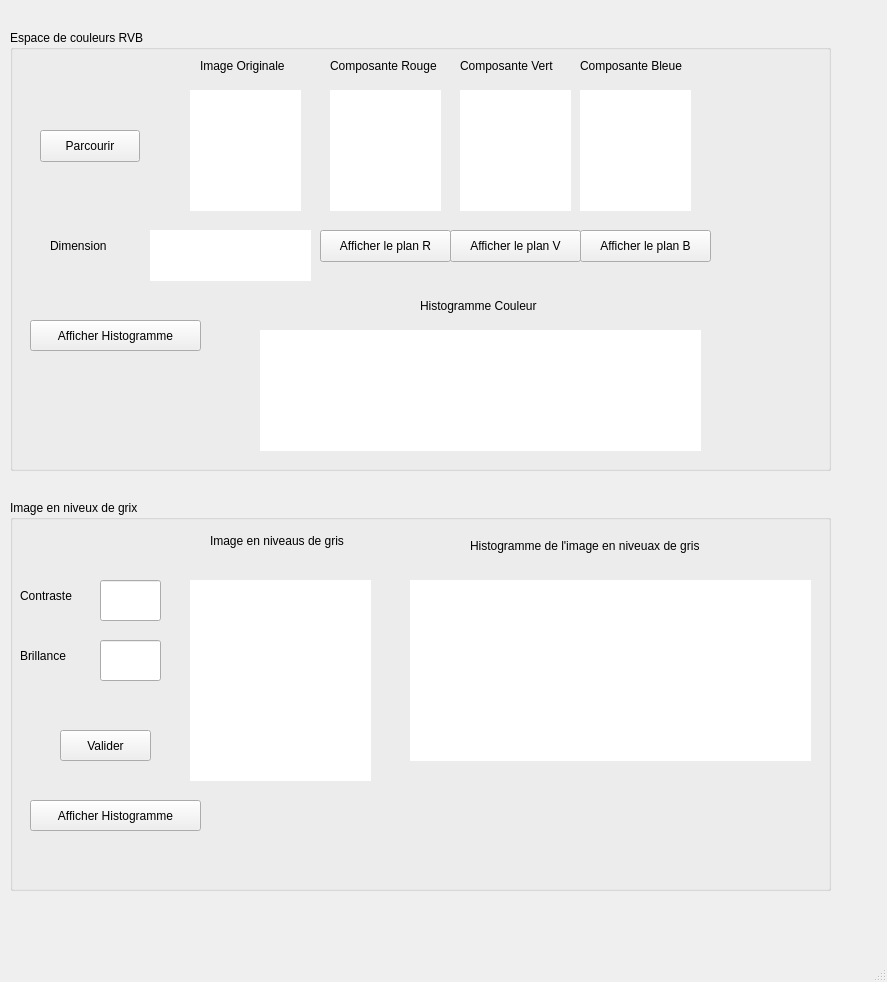
<?xml version="1.0" encoding="UTF-8"?>
<ui version="4.0">
 <class>MainWindow</class>
 <widget class="QMainWindow" name="MainWindow">
  <property name="geometry">
   <rect>
    <x>0</x>
    <y>0</y>
    <width>887</width>
    <height>982</height>
   </rect>
  </property>
  <property name="windowTitle">
   <string>MainWindow</string>
  </property>
  <widget class="QWidget" name="centralwidget">
   <widget class="QGroupBox" name="groupBox">
    <property name="geometry">
     <rect>
      <x>10</x>
      <y>30</y>
      <width>821</width>
      <height>441</height>
     </rect>
    </property>
    <property name="title">
     <string>Espace de couleurs RVB</string>
    </property>
    <widget class="QPushButton" name="Browse">
     <property name="geometry">
      <rect>
       <x>30</x>
       <y>100</y>
       <width>100</width>
       <height>32</height>
      </rect>
     </property>
     <property name="text">
      <string>Parcourir</string>
     </property>
    </widget>
    <widget class="QLabel" name="OriginalImg">
     <property name="geometry">
      <rect>
       <x>180</x>
       <y>60</y>
       <width>111</width>
       <height>121</height>
      </rect>
     </property>
     <property name="styleSheet">
      <string notr="true">background-color: white;</string>
     </property>
     <property name="text">
      <string/>
     </property>
    </widget>
    <widget class="QLabel" name="label_4">
     <property name="geometry">
      <rect>
       <x>40</x>
       <y>200</y>
       <width>81</width>
       <height>31</height>
      </rect>
     </property>
     <property name="text">
      <string>Dimension</string>
     </property>
    </widget>
    <widget class="QLabel" name="RedChannel">
     <property name="geometry">
      <rect>
       <x>320</x>
       <y>60</y>
       <width>111</width>
       <height>121</height>
      </rect>
     </property>
     <property name="styleSheet">
      <string notr="true">background-color: white;</string>
     </property>
     <property name="text">
      <string/>
     </property>
    </widget>
    <widget class="QLabel" name="label_5">
     <property name="geometry">
      <rect>
       <x>190</x>
       <y>20</y>
       <width>101</width>
       <height>31</height>
      </rect>
     </property>
     <property name="text">
      <string>Image Originale</string>
     </property>
    </widget>
    <widget class="QLabel" name="label_6">
     <property name="geometry">
      <rect>
       <x>320</x>
       <y>20</y>
       <width>121</width>
       <height>31</height>
      </rect>
     </property>
     <property name="text">
      <string>Composante Rouge</string>
     </property>
    </widget>
    <widget class="QLabel" name="GreenChannel">
     <property name="geometry">
      <rect>
       <x>450</x>
       <y>60</y>
       <width>111</width>
       <height>121</height>
      </rect>
     </property>
     <property name="styleSheet">
      <string notr="true">background-color: white;</string>
     </property>
     <property name="text">
      <string/>
     </property>
    </widget>
    <widget class="QLabel" name="label_7">
     <property name="geometry">
      <rect>
       <x>450</x>
       <y>20</y>
       <width>121</width>
       <height>31</height>
      </rect>
     </property>
     <property name="text">
      <string>Composante Vert</string>
     </property>
    </widget>
    <widget class="QLabel" name="Bluechannel">
     <property name="geometry">
      <rect>
       <x>570</x>
       <y>60</y>
       <width>111</width>
       <height>121</height>
      </rect>
     </property>
     <property name="styleSheet">
      <string notr="true">background-color: white;</string>
     </property>
     <property name="text">
      <string/>
     </property>
    </widget>
    <widget class="QLabel" name="label_9">
     <property name="geometry">
      <rect>
       <x>570</x>
       <y>20</y>
       <width>121</width>
       <height>31</height>
      </rect>
     </property>
     <property name="text">
      <string>Composante Bleue</string>
     </property>
    </widget>
    <widget class="QLabel" name="Dimensions">
     <property name="geometry">
      <rect>
       <x>140</x>
       <y>200</y>
       <width>161</width>
       <height>51</height>
      </rect>
     </property>
     <property name="styleSheet">
      <string notr="true">background-color: white;</string>
     </property>
     <property name="text">
      <string/>
     </property>
    </widget>
    <widget class="QPushButton" name="DisplayRedChan">
     <property name="geometry">
      <rect>
       <x>310</x>
       <y>200</y>
       <width>131</width>
       <height>32</height>
      </rect>
     </property>
     <property name="text">
      <string>Afficher le plan R</string>
     </property>
    </widget>
    <widget class="QPushButton" name="DisplayGreenChan">
     <property name="geometry">
      <rect>
       <x>440</x>
       <y>200</y>
       <width>131</width>
       <height>32</height>
      </rect>
     </property>
     <property name="text">
      <string>Afficher le plan V</string>
     </property>
    </widget>
    <widget class="QPushButton" name="DisplayBlueChan">
     <property name="geometry">
      <rect>
       <x>570</x>
       <y>200</y>
       <width>131</width>
       <height>32</height>
      </rect>
     </property>
     <property name="text">
      <string>Afficher le plan B</string>
     </property>
    </widget>
    <widget class="QPushButton" name="DisplayColorHist">
     <property name="geometry">
      <rect>
       <x>20</x>
       <y>290</y>
       <width>171</width>
       <height>31</height>
      </rect>
     </property>
     <property name="text">
      <string>Afficher Histogramme</string>
     </property>
    </widget>
    <widget class="QLabel" name="label_11">
     <property name="geometry">
      <rect>
       <x>410</x>
       <y>260</y>
       <width>141</width>
       <height>31</height>
      </rect>
     </property>
     <property name="text">
      <string>Histogramme Couleur</string>
     </property>
    </widget>
    <widget class="QLabel" name="ColorHist">
     <property name="geometry">
      <rect>
       <x>250</x>
       <y>300</y>
       <width>441</width>
       <height>121</height>
      </rect>
     </property>
     <property name="styleSheet">
      <string notr="true">background-color: white;</string>
     </property>
     <property name="text">
      <string/>
     </property>
    </widget>
   </widget>
   <widget class="QGroupBox" name="groupBox_2">
    <property name="geometry">
     <rect>
      <x>10</x>
      <y>500</y>
      <width>821</width>
      <height>391</height>
     </rect>
    </property>
    <property name="title">
     <string>Image en niveux de grix</string>
    </property>
    <widget class="QLabel" name="GrayImg">
     <property name="geometry">
      <rect>
       <x>180</x>
       <y>80</y>
       <width>181</width>
       <height>201</height>
      </rect>
     </property>
     <property name="styleSheet">
      <string notr="true">background-color: white;</string>
     </property>
     <property name="text">
      <string/>
     </property>
    </widget>
    <widget class="QLabel" name="label_28">
     <property name="geometry">
      <rect>
       <x>200</x>
       <y>30</y>
       <width>151</width>
       <height>21</height>
      </rect>
     </property>
     <property name="text">
      <string>Image en niveaus de gris</string>
     </property>
    </widget>
    <widget class="QLabel" name="GrayHist">
     <property name="geometry">
      <rect>
       <x>400</x>
       <y>80</y>
       <width>401</width>
       <height>181</height>
      </rect>
     </property>
     <property name="styleSheet">
      <string notr="true">background-color: white;</string>
     </property>
     <property name="text">
      <string/>
     </property>
    </widget>
    <widget class="QLabel" name="label_31">
     <property name="geometry">
      <rect>
       <x>460</x>
       <y>30</y>
       <width>281</width>
       <height>31</height>
      </rect>
     </property>
     <property name="text">
      <string>Histogramme de l'image en niveuax de gris</string>
     </property>
    </widget>
    <widget class="QPushButton" name="DisplayGrayImg">
     <property name="geometry">
      <rect>
       <x>50</x>
       <y>230</y>
       <width>91</width>
       <height>31</height>
      </rect>
     </property>
     <property name="text">
      <string>Valider</string>
     </property>
    </widget>
    <widget class="QLabel" name="label_37">
     <property name="geometry">
      <rect>
       <x>10</x>
       <y>80</y>
       <width>71</width>
       <height>31</height>
      </rect>
     </property>
     <property name="text">
      <string>Contraste</string>
     </property>
    </widget>
    <widget class="QLabel" name="label_38">
     <property name="geometry">
      <rect>
       <x>10</x>
       <y>140</y>
       <width>71</width>
       <height>31</height>
      </rect>
     </property>
     <property name="text">
      <string>Brillance</string>
     </property>
    </widget>
    <widget class="QPushButton" name="DisplayGrayHist">
     <property name="geometry">
      <rect>
       <x>20</x>
       <y>300</y>
       <width>171</width>
       <height>31</height>
      </rect>
     </property>
     <property name="text">
      <string>Afficher Histogramme</string>
     </property>
    </widget>
    <widget class="QLineEdit" name="Contrast">
     <property name="geometry">
      <rect>
       <x>90</x>
       <y>80</y>
       <width>61</width>
       <height>41</height>
      </rect>
     </property>
    </widget>
    <widget class="QLineEdit" name="Brightness">
     <property name="geometry">
      <rect>
       <x>90</x>
       <y>140</y>
       <width>61</width>
       <height>41</height>
      </rect>
     </property>
    </widget>
   </widget>
  </widget>
  <widget class="QMenuBar" name="menubar">
   <property name="geometry">
    <rect>
     <x>0</x>
     <y>0</y>
     <width>887</width>
     <height>24</height>
    </rect>
   </property>
  </widget>
  <widget class="QStatusBar" name="statusbar"/>
 </widget>
 <resources/>
 <connections/>
</ui>
